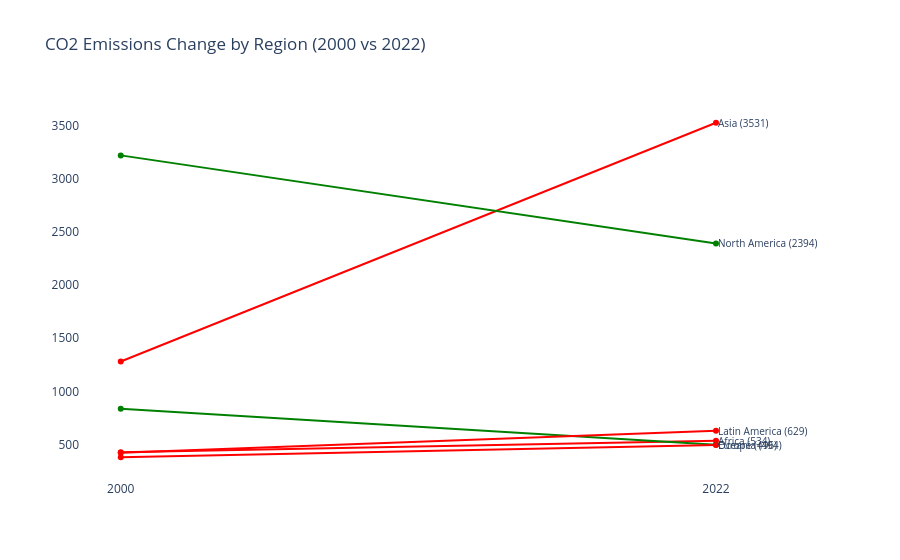

Notebook code cell kept with this figure:
### Markdown cell above
---
## Task 2 — Slopegraph: Regional Change 2000 vs 2022

**What to build:** A slopegraph comparing **average regional CO2 emissions** between 2000 and 2022.

**Requirements:**
- One line per region (not per country — aggregate first)
- Colour: regions that increased = one colour; decreased = another
- Values labelled at both ends of each line
- No y-axis tick labels (the endpoint labels make them redundant)
- Insight title stating which regions moved most

> 💡 `df.groupby(['Region','Year'])['CO2_Mt'].mean().reset_index()` then filter to 2000 and 2022

### Code cell
# Task 2 — Slopegraph: regional averages
# YOUR CODE HERE
regional_avg = df.groupby(['Region', 'Year'])['CO2_Mt'].mean().reset_index()

slope_df = regional_avg[regional_avg['Year'].isin([2000, 2022])]

pivot_df = slope_df.pivot(index='Region', columns='Year', values='CO2_Mt').reset_index()
pivot_df.columns = ['Region', 'CO2_2000', 'CO2_2022']

pivot_df['Change'] = pivot_df['CO2_2022'] - pivot_df['CO2_2000']
pivot_df['Trend'] = pivot_df['Change'].apply(lambda x: 'Increase' if x > 0 else 'Decrease')

import plotly.graph_objects as go

fig = go.Figure()

for _, row in pivot_df.iterrows():
    color = 'red' if row['Trend'] == 'Increase' else 'green'
    
    fig.add_trace(go.Scatter(
        x=[2000, 2022],
        y=[row['CO2_2000'], row['CO2_2022']],
        mode='lines+markers',
        line=dict(color=color, width=2),
        showlegend=False
    ))

    fig.add_annotation(
        x=2022,
        y=row['CO2_2022'],
        text=f"{row['Region']} ({row['CO2_2022']:.0f})",
        showarrow=False,
        xanchor='left',
        yanchor='middle',
        font=dict(size=10)
    )

fig.update_layout(
    title="CO2 Emissions Change by Region (2000 vs 2022)",
    xaxis=dict(tickvals=[2000, 2022], showgrid=False),
    yaxis=dict(showgrid=False),
    plot_bgcolor='white'
)

fig.show()

### Figure 1 — Plotly figure (JSON) as saved in the notebook; plotly's stock layout.template omitted (floating-point values rounded to 4 significant figures)
{"data": [{"line": {"color": "red", "width": 2}, "mode": "lines+markers", "showlegend": false, "type": "scatter", "x": [2000, 2022], "y": [425.4, 534.4]}, {"line": {"color": "red", "width": 2}, "mode": "lines+markers", "showlegend": false, "type": "scatter", "x": [2000, 2022], "y": [1280.0, 3531.0]}, {"line": {"color": "green", "width": 2}, "mode": "lines+markers", "showlegend": false, "type": "scatter", "x": [2000, 2022], "y": [834.9, 496.5]}, {"line": {"color": "red", "width": 2}, "mode": "lines+markers", "showlegend": false, "type": "scatter", "x": [2000, 2022], "y": [419.9, 629.1]}, {"line": {"color": "green", "width": 2}, "mode": "lines+markers", "showlegend": false, "type": "scatter", "x": [2000, 2022], "y": [3224.0, 2394.0]}, {"line": {"color": "red", "width": 2}, "mode": "lines+markers", "showlegend": false, "type": "scatter", "x": [2000, 2022], "y": [378.4, 493.7]}], "layout": {"annotations": [{"font": {"size": 10}, "showarrow": false, "text": "Africa (534)", "x": 2022, "xanchor": "left", "y": 534.4, "yanchor": "middle"}, {"font": {"size": 10}, "showarrow": false, "text": "Asia (3531)", "x": 2022, "xanchor": "left", "y": 3531.0, "yanchor": "middle"}, {"font": {"size": 10}, "showarrow": false, "text": "Europe (496)", "x": 2022, "xanchor": "left", "y": 496.5, "yanchor": "middle"}, {"font": {"size": 10}, "showarrow": false, "text": "Latin America (629)", "x": 2022, "xanchor": "left", "y": 629.1, "yanchor": "middle"}, {"font": {"size": 10}, "showarrow": false, "text": "North America (2394)", "x": 2022, "xanchor": "left", "y": 2394.0, "yanchor": "middle"}, {"font": {"size": 10}, "showarrow": false, "text": "Oceania (494)", "x": 2022, "xanchor": "left", "y": 493.7, "yanchor": "middle"}], "plot_bgcolor": "white", "title": {"text": "CO2 Emissions Change by Region (2000 vs 2022)"}, "xaxis": {"showgrid": false, "tickvals": [2000, 2022]}, "yaxis": {"showgrid": false}}}
